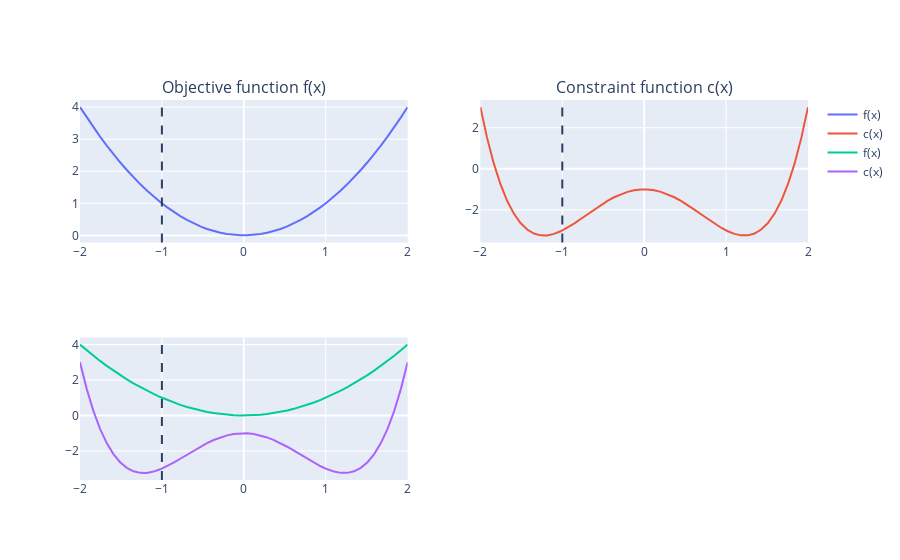

The cell this chart's notebook holds for it:
### Code cell
# trying the bounds.ipynb problem with scipy.optimize.minimize(method="SLSQP")
# no bounds to start with
import numpy as np
import scipy.optimize
from plotly.subplots import make_subplots
import plotly.graph_objects as go
import matplotlib
import matplotlib.pyplot as plt

def f(x):
    return x**2

def c(x):
    return x**4 - (3 * x **2) - 1

x0 = -1
xs = np.linspace(-2, 2)

fig = make_subplots(rows=2, cols=2, subplot_titles=("Objective function f(x)", "Constraint function c(x)"))
fig.add_scatter(x=xs, y=f(xs), name='f(x)', row=1, col=1)
fig.add_scatter(x=xs, y=c(xs), name='c(x)', row=1, col=2)

fig.add_scatter(x=xs, y=f(xs), name='f(x)', row=2, col=1)
fig.add_scatter(x=xs, y=c(xs), name='c(x)', row=2, col=1)

fig.add_vline(x=x0, line_dash="dash")
fig.show()

# no constraint to start with
result = scipy.optimize.minimize(fun=f, x0=x0, method='SLSQP')
min_val = result.x
print(f"Initial point at x={x0}, Minimum point found at ({min_val}, {f(min_val)})")
print(result.message)
print(result.status)
print(result.success)

# add constraint c(x) now
cons=({'type': 'ineq', 'fun': c})
result_con = scipy.optimize.minimize(fun=f, x0=x0, method='SLSQP', constraints=cons)
min_val_con = result_con.x
print(f"Initial point at x={x0}, Minimum point found at ({min_val_con}, {f(min_val_con)})")
print(result_con.message)
print(result_con.status)
print(result_con.success)

# add bounds and constraint
bounds = [(-np.inf, -0.1)]
res_con_bds = scipy.optimize.minimize(fun=f, x0=x0, method='SLSQP', constraints=cons, bounds=bounds)
min_val_con_bound = res_con_bds.x
print(f"Initial point at x={x0}, Minimum point found at ({min_val_con_bound}, {f(min_val_con_bound)})")
print(f"Initial point at x={x0}, constraint value here is {c(min_val_con_bound)}")
print(res_con_bds.message)
print(res_con_bds.status)
print(res_con_bds.success)



if min_val_con_bound <= bounds[0][1]:
    print('true that min val is less than upper bound')

i=0
print(f(x0))
fig, (ax1, ax2, ax3) = plt.subplots(1,3, figsize=(12.5,5))
axs = [ax1, ax2, ax3]
sols = [min_val, min_val_con, min_val_con_bound]
subplot_titles=["No constraint and no bounds", "Constraint and no bounds", "Constraint and bounds"]
for i in [0,1,2]:
    axs[i].plot(xs, f(xs))
    axs[i].plot(x0, f(x0), marker='X', color='blue')
    axs[i].plot(sols[i], f(sols[i]), marker='o', color='red')
    if i != 0:
        axs[i].plot(xs, c(xs))
        axs[i].plot(x0, c(x0), marker='X', color='pink')
        axs[i].plot(sols[i], c(sols[i]), marker='o', color='orange')
    axs[i].title.set_text(subplot_titles[i])
    axs[i].grid()
    axs[i].axvline(x=x0, color='black', linestyle='--')
    i=+1
fig.suptitle('blue X is initial point, red o is solution')

### Figure 1 — Plotly figure (JSON) as saved in the notebook; plotly's stock layout.template omitted (floating-point values rounded to 4 significant figures)
{"data": [{"name": "f(x)", "type": "scatter", "x": [-2, -1.918, -1.837, -1.755, -1.673, -1.592, -1.51, -1.429, -1.347, -1.265, -1.184, -1.102, -1.02, -0.9388, -0.8571, -0.7755, -0.6939, -0.6122, -0.5306, -0.449, -0.3673, -0.2857, -0.2041, -0.1224, -0.04082, 0.04082, 0.1224, 0.2041, 0.2857, 0.3673, 0.449, 0.5306, 0.6122, 0.6939, 0.7755, 0.8571, 0.9388, 1.02, 1.102, 1.184, 1.265, 1.347, 1.429, 1.51, 1.592, 1.673, 1.755, 1.837, 1.918, 2], "xaxis": "x", "y": [4, 3.68, 3.374, 3.08, 2.8, 2.534, 2.281, 2.041, 1.814, 1.601, 1.401, 1.214, 1.041, 0.8813, 0.7347, 0.6014, 0.4815, 0.3748, 0.2815, 0.2016, 0.1349, 0.08163, 0.04165, 0.01499, 0.001666, 0.001666, 0.01499, 0.04165, 0.08163, 0.1349, 0.2016, 0.2815, 0.3748, 0.4815, 0.6014, 0.7347, 0.8813, 1.041, 1.214, 1.401, 1.601, 1.814, 2.041, 2.281, 2.534, 2.8, 3.08, 3.374, 3.68, 4], "yaxis": "y"}, {"name": "c(x)", "type": "scatter", "x": [-2, -1.918, -1.837, -1.755, -1.673, -1.592, -1.51, -1.429, -1.347, -1.265, -1.184, -1.102, -1.02, -0.9388, -0.8571, -0.7755, -0.6939, -0.6122, -0.5306, -0.449, -0.3673, -0.2857, -0.2041, -0.1224, -0.04082, 0.04082, 0.1224, 0.2041, 0.2857, 0.3673, 0.449, 0.5306, 0.6122, 0.6939, 0.7755, 0.8571, 0.9388, 1.02, 1.102, 1.184, 1.265, 1.347, 1.429, 1.51, 1.592, 1.673, 1.755, 1.837, 1.918, 2], "xaxis": "x2", "y": [3, 1.503, 0.2604, -0.7524, -1.559, -2.181, -2.64, -2.958, -3.151, -3.24, -3.24, -3.168, -3.04, -2.867, -2.664, -2.443, -2.213, -1.984, -1.765, -1.564, -1.387, -1.238, -1.123, -1.045, -1.005, -1.005, -1.045, -1.123, -1.238, -1.387, -1.564, -1.765, -1.984, -2.213, -2.443, -2.664, -2.867, -3.04, -3.168, -3.24, -3.24, -3.151, -2.958, -2.64, -2.181, -1.559, -0.7524, 0.2604, 1.503, 3], "yaxis": "y2"}, {"name": "f(x)", "type": "scatter", "x": [-2, -1.918, -1.837, -1.755, -1.673, -1.592, -1.51, -1.429, -1.347, -1.265, -1.184, -1.102, -1.02, -0.9388, -0.8571, -0.7755, -0.6939, -0.6122, -0.5306, -0.449, -0.3673, -0.2857, -0.2041, -0.1224, -0.04082, 0.04082, 0.1224, 0.2041, 0.2857, 0.3673, 0.449, 0.5306, 0.6122, 0.6939, 0.7755, 0.8571, 0.9388, 1.02, 1.102, 1.184, 1.265, 1.347, 1.429, 1.51, 1.592, 1.673, 1.755, 1.837, 1.918, 2], "xaxis": "x3", "y": [4, 3.68, 3.374, 3.08, 2.8, 2.534, 2.281, 2.041, 1.814, 1.601, 1.401, 1.214, 1.041, 0.8813, 0.7347, 0.6014, 0.4815, 0.3748, 0.2815, 0.2016, 0.1349, 0.08163, 0.04165, 0.01499, 0.001666, 0.001666, 0.01499, 0.04165, 0.08163, 0.1349, 0.2016, 0.2815, 0.3748, 0.4815, 0.6014, 0.7347, 0.8813, 1.041, 1.214, 1.401, 1.601, 1.814, 2.041, 2.281, 2.534, 2.8, 3.08, 3.374, 3.68, 4], "yaxis": "y3"}, {"name": "c(x)", "type": "scatter", "x": [-2, -1.918, -1.837, -1.755, -1.673, -1.592, -1.51, -1.429, -1.347, -1.265, -1.184, -1.102, -1.02, -0.9388, -0.8571, -0.7755, -0.6939, -0.6122, -0.5306, -0.449, -0.3673, -0.2857, -0.2041, -0.1224, -0.04082, 0.04082, 0.1224, 0.2041, 0.2857, 0.3673, 0.449, 0.5306, 0.6122, 0.6939, 0.7755, 0.8571, 0.9388, 1.02, 1.102, 1.184, 1.265, 1.347, 1.429, 1.51, 1.592, 1.673, 1.755, 1.837, 1.918, 2], "xaxis": "x3", "y": [3, 1.503, 0.2604, -0.7524, -1.559, -2.181, -2.64, -2.958, -3.151, -3.24, -3.24, -3.168, -3.04, -2.867, -2.664, -2.443, -2.213, -1.984, -1.765, -1.564, -1.387, -1.238, -1.123, -1.045, -1.005, -1.005, -1.045, -1.123, -1.238, -1.387, -1.564, -1.765, -1.984, -2.213, -2.443, -2.664, -2.867, -3.04, -3.168, -3.24, -3.24, -3.151, -2.958, -2.64, -2.181, -1.559, -0.7524, 0.2604, 1.503, 3], "yaxis": "y3"}], "layout": {"annotations": [{"font": {"size": 16}, "showarrow": false, "text": "Objective function f(x)", "x": 0.225, "xanchor": "center", "xref": "paper", "y": 1, "yanchor": "bottom", "yref": "paper"}, {"font": {"size": 16}, "showarrow": false, "text": "Constraint function c(x)", "x": 0.775, "xanchor": "center", "xref": "paper", "y": 1, "yanchor": "bottom", "yref": "paper"}], "shapes": [{"line": {"dash": "dash"}, "type": "line", "x0": -1, "x1": -1, "xref": "x", "y0": 0, "y1": 1, "yref": "y domain"}, {"line": {"dash": "dash"}, "type": "line", "x0": -1, "x1": -1, "xref": "x2", "y0": 0, "y1": 1, "yref": "y2 domain"}, {"line": {"dash": "dash"}, "type": "line", "x0": -1, "x1": -1, "xref": "x3", "y0": 0, "y1": 1, "yref": "y3 domain"}], "xaxis": {"anchor": "y", "domain": [0, 0.45]}, "xaxis2": {"anchor": "y2", "domain": [0.55, 1]}, "xaxis3": {"anchor": "y3", "domain": [0, 0.45]}, "xaxis4": {"anchor": "y4", "domain": [0.55, 1]}, "yaxis": {"anchor": "x", "domain": [0.625, 1]}, "yaxis2": {"anchor": "x2", "domain": [0.625, 1]}, "yaxis3": {"anchor": "x3", "domain": [0, 0.375]}, "yaxis4": {"anchor": "x4", "domain": [0, 0.375]}}}
